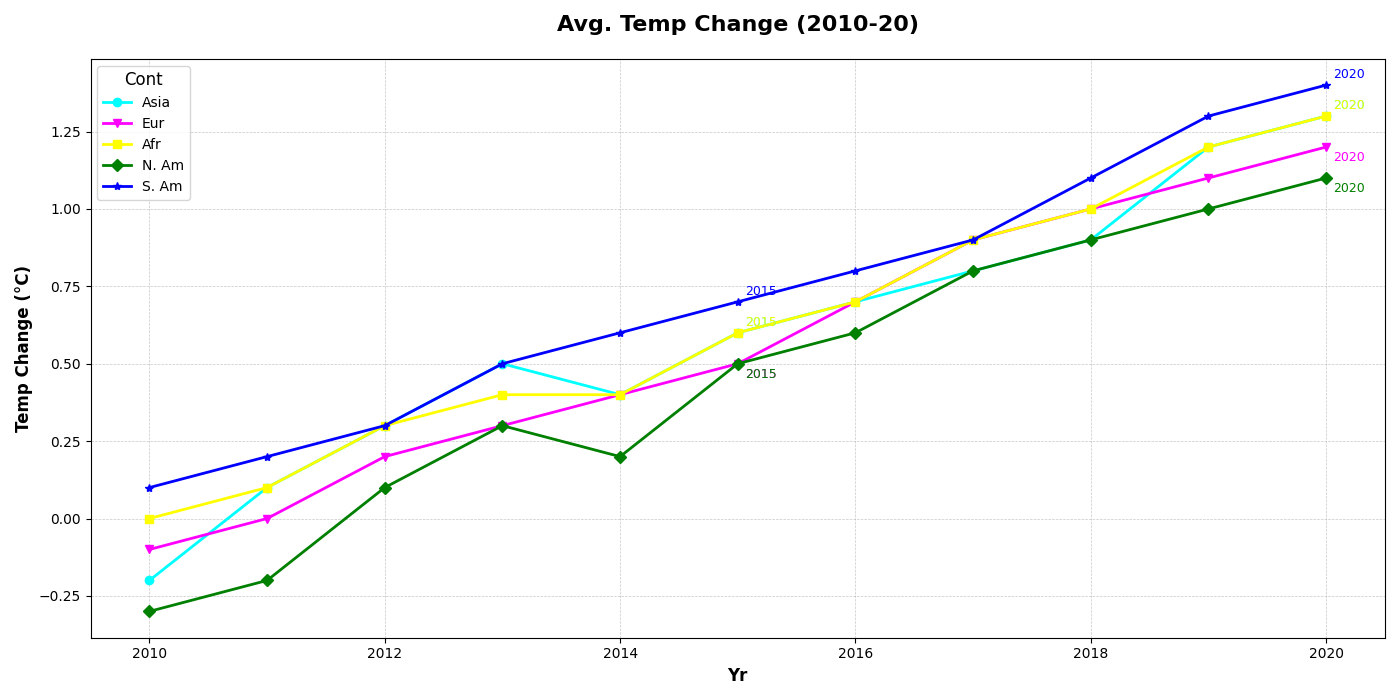

This chart was generated by the following Python code:
import matplotlib.pyplot as plt
import numpy as np

# Data
years = np.arange(2010, 2021)
asia_temp = [-0.2, 0.1, 0.3, 0.5, 0.4, 0.6, 0.7, 0.8, 0.9, 1.2, 1.3]
europe_temp = [-0.1, 0.0, 0.2, 0.3, 0.4, 0.5, 0.7, 0.9, 1.0, 1.1, 1.2]
africa_temp = [0.0, 0.1, 0.3, 0.4, 0.4, 0.6, 0.7, 0.9, 1.0, 1.2, 1.3]
north_america_temp = [-0.3, -0.2, 0.1, 0.3, 0.2, 0.5, 0.6, 0.8, 0.9, 1.0, 1.1]
south_america_temp = [0.1, 0.2, 0.3, 0.5, 0.6, 0.7, 0.8, 0.9, 1.1, 1.3, 1.4]

# Plot
fig, ax = plt.subplots(figsize=(14, 7))
ax.plot(years, asia_temp, marker='o', label='Asia', linewidth=2, color='cyan')
ax.plot(years, europe_temp, marker='v', label='Eur', linewidth=2, color='magenta')
ax.plot(years, africa_temp, marker='s', label='Afr', linewidth=2, color='yellow')
ax.plot(years, north_america_temp, marker='D', label='N. Am', linewidth=2, color='green')
ax.plot(years, south_america_temp, marker='*', label='S. Am', linewidth=2, color='blue')

highlight_years = {'2015': [asia_temp[5], europe_temp[5], africa_temp[5], 
                            north_america_temp[5], south_america_temp[5]],
                   '2020': [asia_temp[10], europe_temp[10], africa_temp[10], 
                            north_america_temp[10], south_america_temp[10]]}

for year, temps in highlight_years.items():
    ax.annotate(year, xy=(int(year), temps[0]), xytext=(5, 5), textcoords='offset points', fontsize=9, color='cyan')
    ax.annotate(year, xy=(int(year), temps[1]), xytext=(5, -10), textcoords='offset points', fontsize=9, color='magenta')
    ax.annotate(year, xy=(int(year), temps[2]), xytext=(5, 5), textcoords='offset points', fontsize=9, color='yellow')
    ax.annotate(year, xy=(int(year), temps[3]), xytext=(5, -10), textcoords='offset points', fontsize=9, color='green')
    ax.annotate(year, xy=(int(year), temps[4]), xytext=(5, 5), textcoords='offset points', fontsize=9, color='blue')

# Customization
ax.set_title("Avg. Temp Change (2010-20)", fontsize=16, fontweight='bold', pad=20)
ax.set_xlabel("Yr", fontsize=12, weight='bold')
ax.set_ylabel("Temp Change (°C)", fontsize=12, weight='bold')
ax.legend(loc='upper left', fontsize=10, title='Cont', title_fontsize=12)
ax.grid(True, which='both', linestyle='--', linewidth=0.5, alpha=0.7)
plt.tight_layout()
plt.show()
